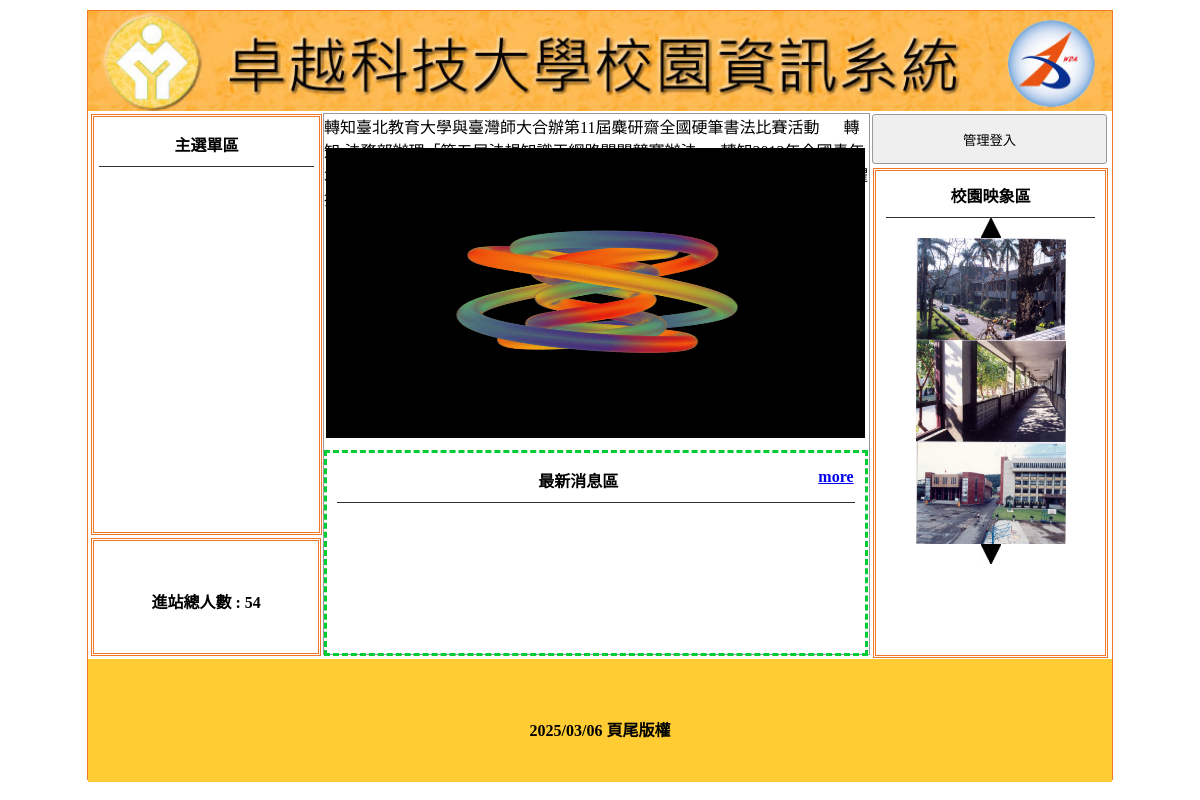
Before: / with the older database file.
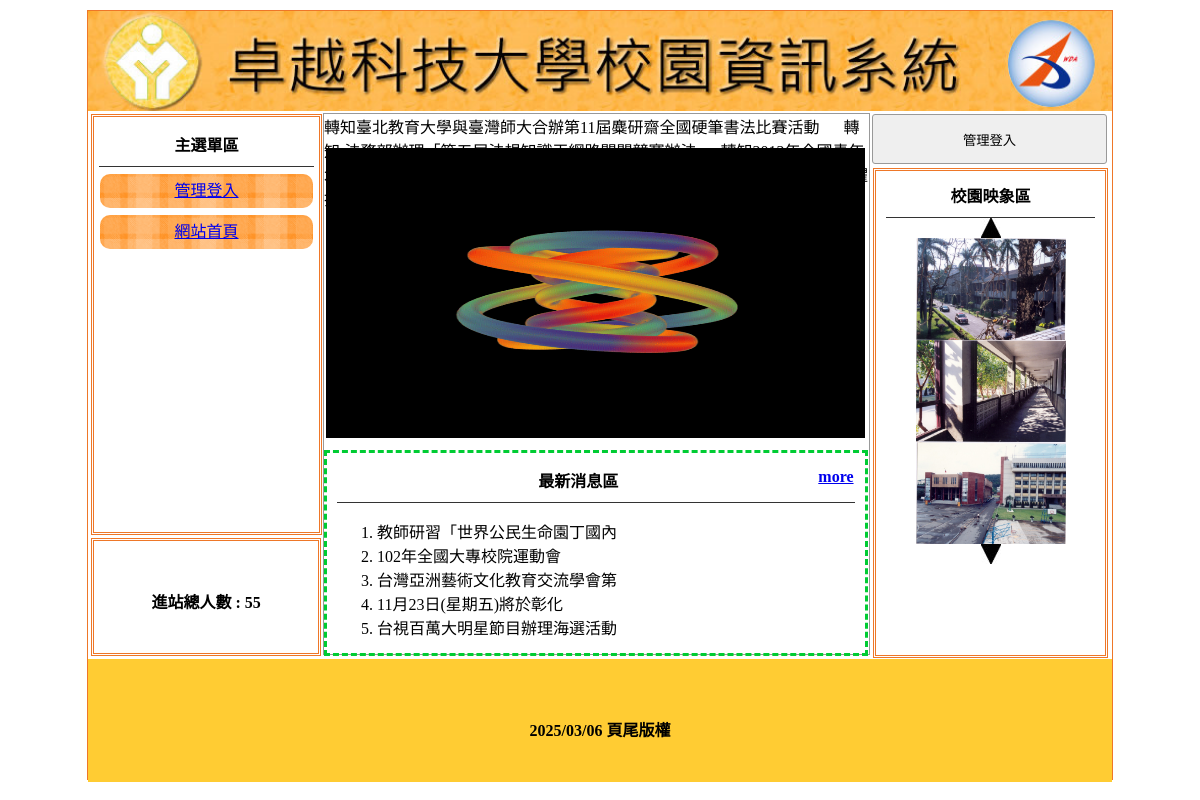
After: the same page with the newer database file.
### tables this page shows
CREATE TABLE `title` (
  `id` int(11) NOT NULL,
  `img` text NOT NULL,
  `text` text NOT NULL,
  `sh` int(1) NOT NULL
);

CREATE TABLE `total` (
  `id` int(10) UNSIGNED NOT NULL,
  `total` int(10) NOT NULL COMMENT '進站人數'
);

CREATE TABLE `ad` (
  `id` int(11) NOT NULL,
  `text` text NOT NULL,
  `sh` int(1) NOT NULL DEFAULT 1
);

CREATE TABLE `image` (
  `id` int(10) UNSIGNED NOT NULL,
  `img` text NOT NULL,
  `sh` int(1) NOT NULL DEFAULT 1
);

CREATE TABLE `bottom` (
  `id` int(11) NOT NULL,
  `text` text NOT NULL COMMENT '版權'
);

CREATE TABLE `menu` (
  `id` int(11) NOT NULL,
  `text` text NOT NULL,
  `sh` int(1) NOT NULL DEFAULT 1,
  `main_id` int(10) NOT NULL DEFAULT 0,
  `link` text NOT NULL
);

CREATE TABLE `news` (
  `id` int(11) NOT NULL,
  `text` text NOT NULL,
  `sh` int(1) NOT NULL DEFAULT 1
);

### api/db.php (called while the page is built, shortened)
<?php
class DB{
    protected $table;
    protected $pdo;
    protected $dsn="mysql:host=localhost;charset=utf8;dbname=db03_z01l1;";
    public function __construct($table) {
        $this->table = $table;
        $this->pdo=new pdo($this->dsn,'root','');
    }
    function fetchAll($sql){
        return $this->pdo->query($sql)->fetchAll(PDO::FETCH_ASSOC);
    }
    function fetchOne($sql){
        return $this->pdo->query($sql)->fetch(PDO::FETCH_ASSOC);
    }
    function a2s($array){
        $tmp=[];
        foreach ($array as $key => $val) {
            $tmp[]="`$key`='$val'";
        }
        return $tmp;
    }
    function all(...$array){
        $sql = "SELECT * FROM $this->table";
        if(!empty($array[0])){
            if(is_array($array[0])){
                $where= $this->a2s($array[0]);
                $sql .= " where ".join(" && ",$where);
            }else{
                $sql .= $array[0];
            }
        }if(!empty($array[1])){
            $sql .= $array[1];
        }
        return $this->fetchAll($sql);
    }
    function find($id){
        $sql = "SELECT * FROM $this->table";
        if(is_array($id)){
            $where= $this->a2s($id);
            $sql .= " where ".join(" && ",$where);
        }else{
            $sql .= " where `id`='$id' ";
        }
        return $this->fetchOne($sql);
    }
}
$Title=new db("title");
$Total=new db("total");
$Bottom=new db("bottom");
$Ad=new db("ad");
$Image=new db("image");
$News=new db("news");
$Menu=new db("menu");

### index.php (the view, shortened to what this page needs)
<?php
include_once "./api/db.php";
$menus=$Menu->all(['main_id'=>0]);
?>
<!DOCTYPE html
    PUBLIC "-//W3C//DTD XHTML 1.0 Transitional//EN" "http://www.w3.org/TR/xhtml1/DTD/xhtml1-transitional.dtd">
<html xmlns="http://www.w3.org/1999/xhtml">
<head>
    <link href="./css/css.css" rel="stylesheet" type="text/css">
</head>
<body>
    <div id="main">
        <a title="" href="index.php">
            <div class="ti" style="background:url(./upload/<?=$Title->find(['sh'=>1])['img'];?>); background-size:cover;"></div>
        </a>
        <div id="ms">
            <div id="lf" style="float:left;">
                <div id="menuput" class="dbor">
                    <span class="t botli">主選單區</span>
                        <?php
                        foreach ($menus as $menu) :
                        ?>
                    <div class="mainmu cent">
                        <a href="<?=$menu['link'];?>">
                        <?=$menu['text'];?>
                        </a>
                    </div>
                    <?php endforeach; ?>
                </div>
                <div class="dbor" style="margin:3px; width:95%; height:20%; line-height:100px;">
                    <span class="t">進站總人數 :
                    <?=$Total->find(1)['total'];?> </span>
                </div>
            </div>
            <?php
 				$do=$_GET['do']??'main';
 				$file="./front/$do.php";
 				include (file_exists($file))?$file:'./front/main.php';
 				?>
            <div class="di di ad" style="height:540px; width:23%; padding:0px; margin-left:22px; float:left; ">
                <?php
				if(isset($_SESSION['user'])): ?>
                <button style="width:100%; margin-left:auto; margin-right:auto; margin-top:2px; height:50px;"
                    onclick="lo('admin.php')">進入管理</button>
                <?php else : ?>
                <button style="width:100%; margin-left:auto; margin-right:auto; margin-top:2px; height:50px;"
                    onclick="lo('?do=login')">管理登入</button>
                <?php
				endif ;
				?>
                <div style="width:89%; height:480px;" class="dbor cent">
                    <span class="t botli">校園映象區</span>
                    <div class="cent" id=up onclick="pp(1)">
                        <img src="./icon/up.jpg" alt="">
                    </div>
                    <?php
                    $imgs=$Image->all(['sh'=>1]);
                    foreach ($imgs as $idx=>$img) : ?>
                    <div class="im" id=ssaa<?=$idx;?>>
                            <img src="./upload/<?=$img['img'];?>" style="width: 150px;">
                    </div>
                   <?php endforeach ;?>
                    <div class="cent" id=up onclick="pp(2)">
                        <img src="./icon/dn.jpg" alt="">
                    </div>
                </div>
            </div>
        </div>
        <div
            style="width:1024px; left:0px; position:relative; background:#FC3; margin-top:4px; height:123px; display:block;">
            <span class="t" style="line-height:123px;">            <?=$Bottom->find(1)['text'];?></span>
        </div>
    </div>
</body>
</html>

### front/main.php (shortened to what this page needs)
<div class="di"
    style="height:540px; border:#999 1px solid; width:53.2%; margin:2px 0px 0px 0px; float:left; position:relative; left:20px;">
    <marquee scrolldelay="120" direction="left" style="position:absolute; width:100%; height:40px;">
        <?php
        $ads=$Ad->all(['sh'=>1]);
        foreach ($ads as $ad) {
            echo $ad['text'];
        }
        ?>
    </marquee>
    <div style="height:32px; display:block;"></div>
    <div style="width:100%; padding:2px; height:290px;">
        <div id="mwww" loop="true" style="width:100%; height:100%;">
        </div>
    </div>
    <div
        style="width:95%; padding:2px; height:190px; margin-top:10px; padding:5px 10px 5px 10px; border:#0C3 dashed 3px; position:relative;">
        <span class="t botli">最新消息區
            <span>
                <a href="?do=news" style="float: right;">
                    more
                </a>
            </span>
        </span>
        <ul class="ssaa" style="list-style-type:decimal;">
            <?php
            $news=$News->all(" limit 0,5 ");
            foreach ($news as $new) :
            ?>
            <li>
                <?=mb_substr($new['text'],0,15); ?>
            </li>
            <?php endforeach ?>
        </ul>
    </div>
</div>

### css/css.css (style rules this page uses)
body { padding: 0px; margin: 0px; }
#main { width: 1024px; height: 768px; margin: 10px auto 10px auto; border: #EE7728 1px solid; position: relative; }
.ti { width: 100%; height: 100px; position: relative; background-size: cover; background-repeat: no-repeat; }
.dbor { border: #EE7728 double 3px; margin: 1px; padding: 2px 10px 2px 10px; }
.t { font-weight: 800; display: block; text-align: center; padding: 10px 1px 10px 1px; }
.botli { border-bottom: #333 1px solid; }
.mainmu { position: relative; border-radius: 10px; background: url(../icon/menu.fw.png) center no-repeat; background-size: cover; line-height: 30px; padding: 2px 10px 2px 10px; margin: 7px 1px 7px 1px; }
#lf { height: 540px; width: 21%; display: inline-block; }
#menuput { width: 100%; height: 75%; position: relative; padding: 5px; display: block; margin: 3px; }
.di { display: inline-block; }
.ad { margin: 1px; padding: 2px 10px 2px 10px; }
.cent { text-align: center; }
input, button { border: #999 1px solid; border-radius: 3px; background: #EFEFEF; padding: 5px; margin: 3px; }

Changed rows visible on the page:
added menu: text "管理登入"
added menu: text "網站首頁"
changed total: total "54" → "55"
added news: text "教師研習「世界公民生命園丁國內"
added news: text "102年全國大專校院運動會"
added news: text "台灣亞洲藝術文化教育交流學會第"
added news: text "11月23日(星期五)將於彰化"
added news: text "台視百萬大明星節目辦理海選活動"
